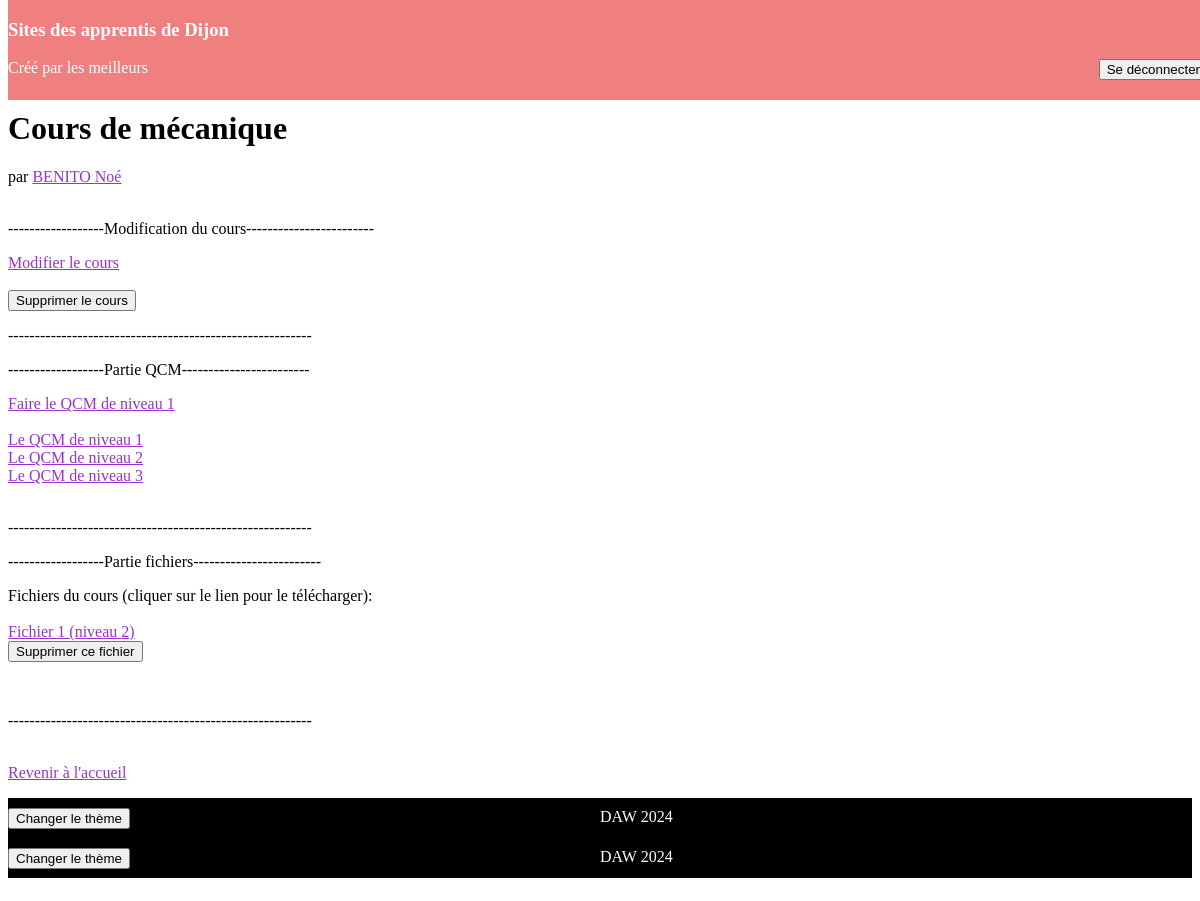
Screenshot of /view/cours/pageCours.php?id=1 (signed in) with the database file from the repository.
### tables this page shows
CREATE TABLE IF NOT EXISTS `cours` (
  `id_cours` int NOT NULL AUTO_INCREMENT,
  `nom` varchar(50) NOT NULL,
  `login_responsable` varchar(100) NOT NULL,
  PRIMARY KEY (`id_cours`),
  KEY `fk_responsable` (`login_responsable`)
);

CREATE TABLE IF NOT EXISTS `utilisateurs` (
  `id` int NOT NULL AUTO_INCREMENT,
  `login` varchar(50) NOT NULL,
  `mdp` varchar(50) NOT NULL,
  `prenom` varchar(50) NOT NULL,
  `nom` varchar(50) NOT NULL,
  `role` varchar(50) NOT NULL,
  `qcm_intro` int NOT NULL DEFAULT '0',
  PRIMARY KEY (`id`)
);

CREATE TABLE IF NOT EXISTS `fichiers` (
  `path` varchar(200) NOT NULL,
  `type` varchar(20) NOT NULL,
  `cours` varchar(50) NOT NULL,
  `nv_cours` int NOT NULL,
  `login_user` varchar(50) NOT NULL,
  `id_file` int NOT NULL AUTO_INCREMENT,
  PRIMARY KEY (`path`),
  UNIQUE KEY `id_file` (`id_file`),
  KEY `fk_login_user` (`login_user`),
  KEY `fk_cours` (`cours`)
);

### controller/ControllerCours.php (called while the page is built, shortened)
<?php
    require_once(__DIR__.'/../model/ModelCours.php');
    class ControllerCours {
        public static function getCours($id) {
            $model = new Model();
            $pdo = $model->getPdo();
            $select = $pdo->query('SELECT * FROM cours WHERE id_cours='.$id);
            while($row = $select->fetch(PDO::FETCH_ASSOC)) {
                $cours = new ModelCours($row['login_responsable'], $row['nom'], $row['id_cours']);
                return $cours;
            }
        }
    }
?>

### model/ModelCours.php (called while the page is built, shortened)
<?php
    class ModelCours {
        private $nom;
        private $id;
        function __construct($responsable = null, $nom = null, $id = null) {
            if($nom !=  null) {$this->nom = $nom;}
            if($id != null) {$this->id = $id;}
        }
        public function getNom() {return $this->nom;}
        public function getId() {return $this->id;}
    }
?>

### controller/ControllerUser.php (called while the page is built, shortened)
<?php
require_once(__DIR__.'/../model/ModelUser.php');
class ControllerUser {
    public static function getUserLogin($login) {
        $model = new Model();
        $pdo = $model->getPdo();
        $select = $pdo->query('SELECT * FROM Utilisateurs WHERE utilisateurs.login="'.$login.'"');
        while($row = $select->fetch(PDO::FETCH_ASSOC)) {
            $user = new ModelUser($row['login'], $row['mdp'], $row['id'], $row['role'], $row['nom'], $row['prenom']);
            return $user;
        }
    }
    }
?>

### model/ModelUser.php (called while the page is built, shortened)
<?php
require_once("ModelFichier.php");
class ModelUser{
    private $id;
    private $nom;
    private $prenom;
    function __construct($username = null, $password = null, $id = null, $role = null, $nom = null, $prenom = null , $qcm_intro = null)
    {
        if($id != null) {$this->id=$id;}
        if($nom != null) {$this->nom=$nom;}
        if($prenom != null) {$this->prenom=$prenom;}
    }
    public function getId() {return $this->id;}
    public function getNom() {return $this->nom;}
    public function getPrenom() {return $this->prenom;}
}
?>

### model/ModelFichier.php (called while the page is built, shortened)
<?php
class ModelFichier{
    private $path;
    private $cours;
    private $nv_cours;
    function __construct($path = null, $type = null, $cours = null, $nv_cours=null, $login_user=null){
        if($path != null){
            $this->path = $path;
        }
        if($cours != null){
            $this->cours = $cours;
        }
        if($nv_cours != null){
            $this->nv_cours = $nv_cours;
        }
    }
    public function getPath(){
        return $this->path;
    }
    public function getCours(){
        return $this->cours;
    }
    public function getNvCours(){
        return $this->nv_cours;
    }
    public static function getFichiersCours($cours, $nv_cours){
        $model = new Model();
        $pdo = $model->getPdo();
        if($cours != null && $nv_cours != null){
            $query = 'SELECT * FROM fichiers WHERE type=\'cours\' AND cours=\''.$cours.'\''.' AND nv_cours='.$nv_cours;
        }
        else if($cours != null){
            $query = 'SELECT * FROM fichiers WHERE cours=\''.$cours.'\'';
        }
        else{
            $query = 'SELECT * FROM Fichiers WHERE type=\'cours\'';
        }
        $select = $pdo->query($query);
        $fichiers = array();
        while($row = $select->fetch(PDO::FETCH_ASSOC)) {
            $file = new ModelFichier($row['path'], $row['type'], $row['cours'], $row['nv_cours'], $row['login_user'], $row['id_file']);
            $fichiers[] = $file;
        }
        return $fichiers;
    }
}

### controller/ControllerFichier.php (called while the page is built, shortened)
<?php
require_once(__DIR__.'/../model/ModelFichier.php');
class ControllerFichier{
    public static function getFichiersCours($nom_cours,$lvl){
        if($lvl == null){
            $fichiers_cours = ModelFichier::getFichiersCours($nom_cours,null);
            $res = [];
            foreach($fichiers_cours as $file){
                if($file->getCours() == $nom_cours){
                    $res[] = $file;
                }
            }
        }
        return $res;
    }
}

### view/cours/pageCours.php (the view, shortened to what this page needs)
<html lang="fr">
<head>
    <?php require("../css/stylesheet.php");?>
</head>
<body>
<?php require("../css/header.php");?>
<form action='../../config/routeur.php' method="post">
    <?php
        require_once('../../controller/ControllerCours.php');
        require_once('../../controller/ControllerUser.php');
        $cours = ControllerCours::getCours($_GET['id']);
        $resp = ControllerUser::getUserLogin($cours->getResponsable());
        echo "<h1>Cours de ".$cours->getNom()."</h1>";
        echo " par <a href='../users/profilUser.php?id=".$resp->getId()."'>".$resp->getNom()." ".$resp->getPrenom()."</a><br><br>";
        if($_COOKIE['role'] == 'administrateur' || $_COOKIE['login'] == $cours->getResponsable()) {
            echo "<p>------------------Modification du cours------------------------</p>";
            echo "<a href='modifCours.php?id=".$cours->getId()."'>Modifier le cours</a><br/><br/>";
            echo "<input type='submit' value='Supprimer le cours'/>";
            echo "<p>---------------------------------------------------------</p>";
        }
?>
</form>
<?php
    echo "<p>------------------Partie QCM------------------------</p>";
    require_once('../../controller/ControllerCours.php');
    require_once('../../controller/ControllerUser.php');
    $cours = ControllerCours::getCours($_GET['id']);
    echo"<a href='../qcm/formulaireQcm.php?idqcm=". $cours->getNom() ."1'>Faire le QCM de niveau 1</a><br>";
        if($_COOKIE['role'] == 'administrateur' || $_COOKIE['login'] == $cours->getResponsable()) {
            echo"<br/><a href='../qcm/modifQcm.php?idqcm=". $cours->getNom() ."1'>Le QCM de niveau 1</a><br>";
            echo"<a href='../qcm/modifQcm.php?idqcm=". $cours->getNom() ."2'>Le QCM de niveau 2</a><br>";
            echo"<a href='../qcm/modifQcm.php?idqcm=". $cours->getNom() ."3'>Le QCM de niveau 3</a><br><br/>";
        }
    ?>
<p>---------------------------------------------------------</p>
<p>------------------Partie fichiers------------------------</p>
<?php
    require_once('../../controller/ControllerFichier.php');
    $cours = ControllerCours::getCours($_GET['id']);
    if(isset($_GET['lvl']) && $_COOKIE['role'] == 'etudiant'){
        $fichiers = ControllerFichier::getFichiersCours($cours->getNom(),$_GET['lvl']);
        if(count($fichiers)>0){
            echo "Fichiers du cours (cliquer sur le lien pour le télécharger):</br></br>";
        }
        $i = 0;
        foreach($fichiers as $file){
            $path = $file->getPath();
            $nv = $file->getNvCours();
            $i++;
            echo "<a href=".$path." download>Fichier $i (niveau $nv)</a><br/><br/>";
        }
    }
    else{
        $fichiers = ControllerFichier::getFichiersCours($cours->getNom(),null);
        if(count($fichiers)>0){
            echo "Fichiers du cours (cliquer sur le lien pour le télécharger):</br></br>";
        }
        $i = 0;
        foreach($fichiers as $file){
            $path = $file->getPath();
            $nv = $file->getNvCours();
            $i++;
            echo "<a href=".$path." download>Fichier $i (niveau $nv)</a><br/>";
            if($_COOKIE['role'] == 'administrateur' || $_COOKIE['login'] == $cours->getResponsable()){
                $id_cours = $_GET['id'];
                echo "<form action='../../config/routeur.php' method='post'>
                <input type='hidden' name='action' value='supprimerFichier'/>
                <input type='hidden' name='path' value='$path'/>
                <input type='hidden' name='id_cours' value='$id_cours'/>
                <input type='submit' value='Supprimer ce fichier'/>
                </form></br>";
            }
        }
    }
    echo "<p>---------------------------------------------------------</p>";
    echo "<br/><a href='../users/accueil.php'>Revenir à l'accueil</a>";
?>
<?php require("../css/footer.php");?>
</body>
<?php require("../css/footer.php");?>
</html>

### css/jour.css (style rules this page uses)
a { color : darkorchid; }

### rows the page displays
cours: nom "mécanique"
utilisateurs: nom "BENITO", prenom "Noé"
fichiers: nv_cours "2"
